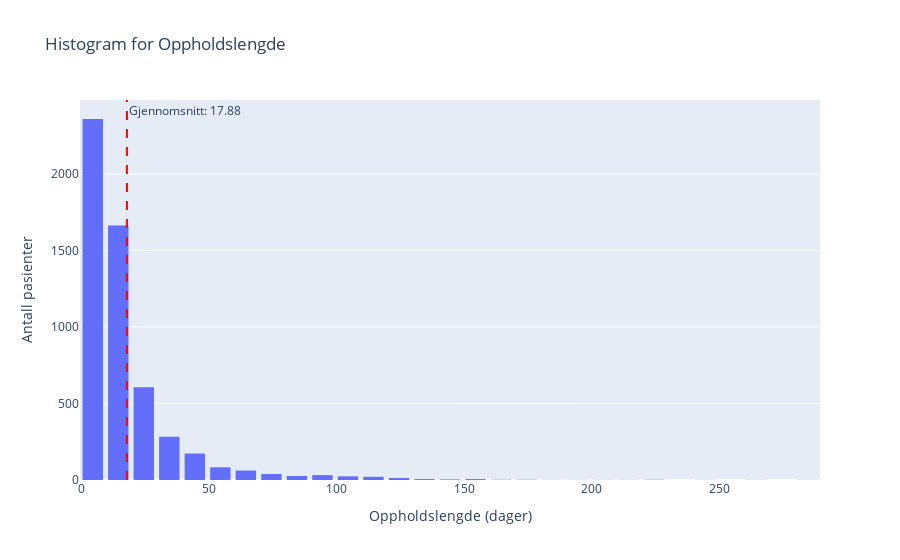

Write notebook code for a chart like this one.
### Code cell
oppholdslenge_gjennomsnitt = train_df['oppholdslengde'].mean()

fig = px.histogram(train_df, x='oppholdslengde', nbins=40, title='Histogram for Oppholdslengde')

fig.add_vline(x=oppholdslenge_gjennomsnitt, line_dash="dash", line_color="red", 
              annotation_text=f"Gjennomsnitt: {oppholdslenge_gjennomsnitt:.2f}",
              annotation_position="top right")

fig.update_layout(
    xaxis_title='Oppholdslengde (dager)',
    yaxis_title='Antall pasienter',
    bargap=0.2,  
    showlegend=False
)

fig.show()

### Figure 1 — Plotly figure (JSON) as saved in the notebook; plotly's stock layout.template omitted (floating-point values rounded to 4 significant figures; data arrays with more than 128 entries replaced by an {"elided": "..."} marker saying what was removed)
{"data": [{"alignmentgroup": "True", "bingroup": "x", "hovertemplate": "oppholdslengde=%{x}<br>count=%{y}<extra></extra>", "legendgroup": "", "marker": {"color": "#636efa", "pattern": {"shape": ""}}, "name": "", "nbinsx": 40, "offsetgroup": "", "orientation": "v", "showlegend": false, "type": "histogram", "x": {"elided": "5413 int values"}, "xaxis": "x", "yaxis": "y"}], "layout": {"annotations": [{"showarrow": false, "text": "Gjennomsnitt: 17.88", "x": 17.88, "xanchor": "left", "xref": "x", "y": 1, "yanchor": "top", "yref": "y domain"}], "bargap": 0.2, "barmode": "relative", "legend": {"tracegroupgap": 0}, "shapes": [{"line": {"color": "red", "dash": "dash"}, "type": "line", "x0": 17.88, "x1": 17.88, "xref": "x", "y0": 0, "y1": 1, "yref": "y domain"}], "showlegend": false, "title": {"text": "Histogram for Oppholdslengde"}, "xaxis": {"anchor": "y", "domain": [0, 1], "title": {"text": "Oppholdslengde (dager)"}}, "yaxis": {"anchor": "x", "domain": [0, 1], "title": {"text": "Antall pasienter"}}}}
